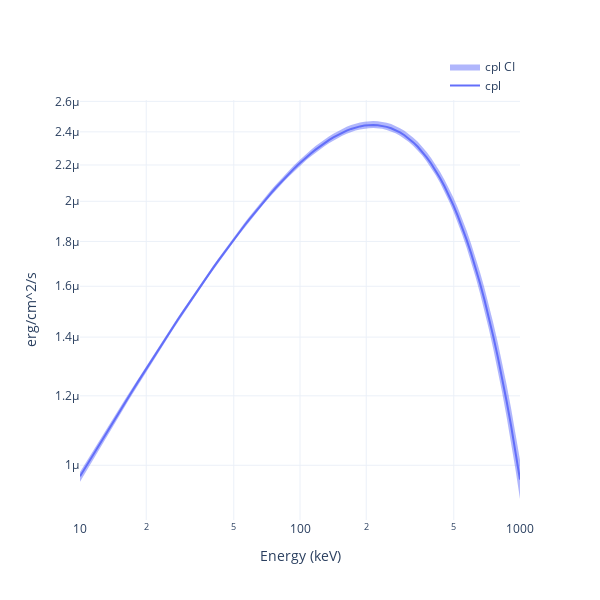

Notebook code cell kept with this figure:
### Code cell
earr = np.logspace(1, 3, 100)

modelplot = Plot.model(ploter='plotly', style='vFv', CI=True)
modelplot.add_model(model, E=earr)
fig = modelplot.get_fig()
fig.save(f'{savepath}/model')
